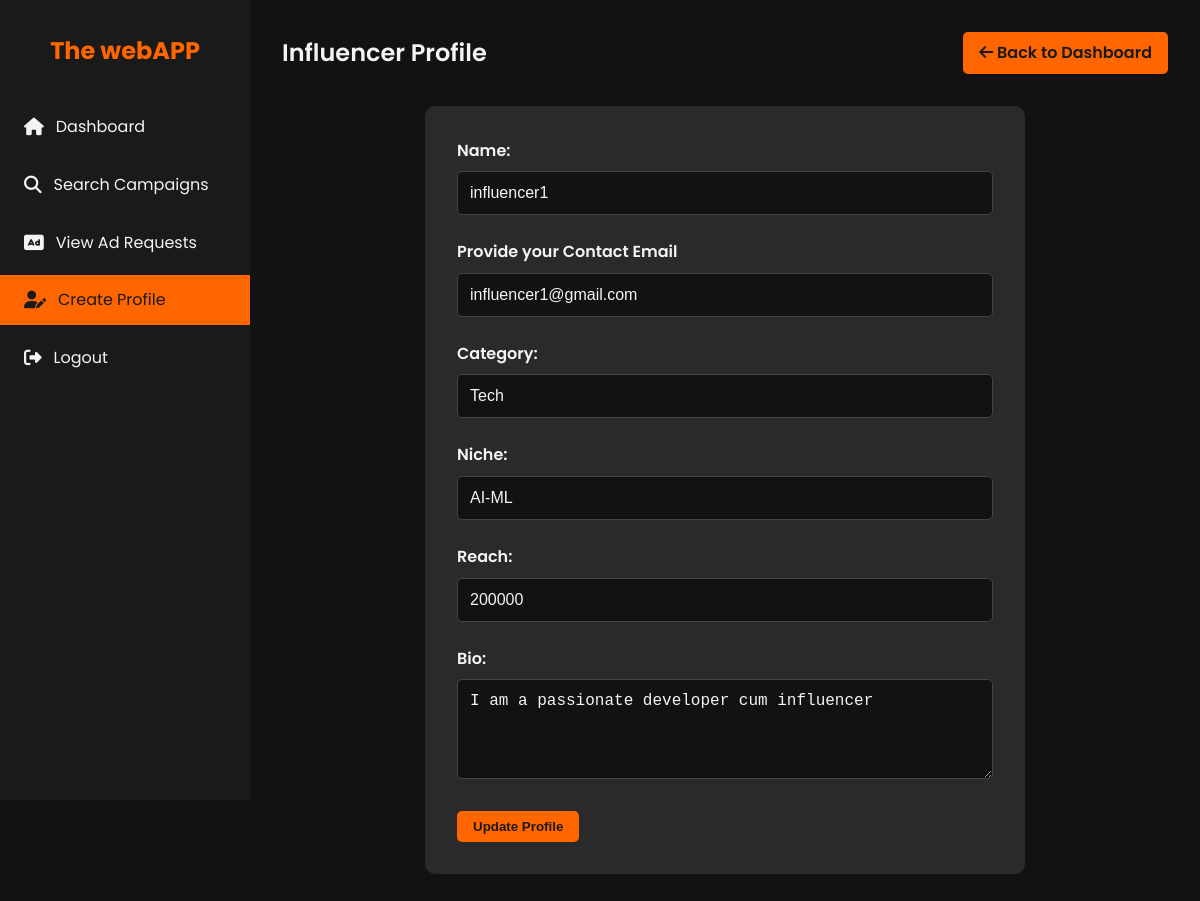
Page /influencer/profile (signed in) on the committed database.
### models.py (models this page shows, shortened)
class Influencer(db.Model):
    id = db.Column(db.Integer, primary_key=True)
    user_id = db.Column(db.Integer, db.ForeignKey('user.id'), nullable=False)
    name= db.Column(db.String(120))
    contact_email= db.Column(db.String(120), nullable=False)
    category = db.Column(db.String(120))
    niche = db.Column(db.String(120))
    is_flagged = db.Column(db.Boolean, default=False)
    reach = db.Column(db.Integer)
    bio = db.Column(db.Text)
    user = db.relationship('User', back_populates='influencer')

### app.py (the view, shortened to what this page needs)
    @app.route('/influencer/profile', methods=['GET', 'POST'])
    @login_required
    @influencer_required
    def influencer_profile():
        influencer = Influencer.query.filter_by(user_id=current_user.id).first()
        if not influencer:
            flash('Influencer profile not found.', 'error')
            return redirect(url_for('home'))
        return render_template('influencer_profile.html', influencer=influencer)

### templates/influencer_profile.html (shortened to what this page needs)
<!DOCTYPE html>
<html lang="en">
<head>
    <link rel="stylesheet" href="https://cdnjs.cloudflare.com/ajax/libs/font-awesome/6.1.1/css/all.min.css">
</head>
<body>
    <div class="dashboard">
        <aside class="sidebar">
            <div class="logo">
                <h1>The webAPP</h1>
            </div>
            <nav>
                <ul class="nav-menu">
                    <li class="nav-item">
                        <a href="{{ url_for('influencer') }}" class="nav-link">
                            <i class="fas fa-home"></i> Dashboard
                        </a>
                    </li>
                    <li class="nav-item">
                        <a href="{{ url_for('search_campaigns') }}" class="nav-link">
                            <i class="fas fa-search"></i> Search Campaigns
                        </a>
                    </li>
                    <li class="nav-item">
                        <a href="{{ url_for('influencer_ad_requests') }}" class="nav-link">
                            <i class="fas fa-ad"></i> View Ad Requests
                        </a>
                    </li>
                    <li class="nav-item">
                        <a href="{{ url_for('influencer_profile') }}" class="nav-link active">
                            <i class="fas fa-user-edit"></i> Create Profile
                        </a>
                    </li>
                    <li class="nav-item">
                        <a href="{{ url_for('logout') }}" class="nav-link">
                            <i class="fas fa-sign-out-alt"></i> Logout
                        </a>
                    </li>
                </ul>
            </nav>
        </aside>
        <main class="main-content">
            <header class="header">
                <h1 class="welcome-text">Influencer Profile</h1>
                <a href="{{ url_for('influencer') }}" class="btn">
                    <i class="fas fa-arrow-left"></i> Back to Dashboard
                </a>
            </header>
            <form action="{{ url_for('influencer_profile') }}" method="post" class="profile-form">
                <div class="form-group">
                    <label for="name">Name:</label>
                    <input type="text" id="name" name="name" value="{{ influencer.name or '' }}" class="form-control">
                </div>
                <div class="form-group">
                    <label for="contact_email">Provide your Contact Email</label>
                    <input type="text" id="contact_email" name="contact_email" value="{{ influencer.contact_email or '' }}" class="form-control">
                </div>
                <div class="form-group">
                    <label for="category">Category:</label>
                    <input type="text" id="category" name="category" value="{{ influencer.category or '' }}" class="form-control">
                </div>
                <div class="form-group">
                    <label for="niche">Niche:</label>
                    <input type="text" id="niche" name="niche" value="{{ influencer.niche or '' }}" class="form-control">
                </div>
                <div class="form-group">
                    <label for="reach">Reach:</label>
                    <input type="number" id="reach" name="reach" value="{{ influencer.reach or '' }}" class="form-control">
                </div>
                <div class="form-group">
                    <label for="bio">Bio:</label>
                    <textarea id="bio" name="bio" rows="4" class="form-control">{{ influencer.bio or '' }}</textarea>
                </div>
                <button type="submit" class="btn">Update Profile</button>
            </form>
        </main>
    </div>
</body>
</html>

### templates/influencer_profile.html (style rules this page uses)
:root { --primary-color: #1a1a1a; --secondary-color: #ff6600; --text-color: #f4f4f4; --bg-color: #121212; --card-bg-color: #2a2a2a; --hover-color: #ff8533; }
* { margin: 0; padding: 0; box-sizing: border-box; }
body { font-family: 'Poppins', sans-serif; line-height: 1.6; color: var(--text-color); background-color: var(--bg-color); }
.dashboard { display: flex; min-height: 100vh; }
.sidebar { width: 250px; background-color: var(--primary-color); padding: 2rem 0; position: fixed; height: 100vh; overflow-y: auto; }
.logo { text-align: center; margin-bottom: 2rem; }
.logo h1 { color: var(--secondary-color); font-size: 1.5rem; }
.nav-menu { list-style-type: none; }
.nav-item { margin-bottom: 0.5rem; }
.nav-link { display: flex; align-items: center; padding: 0.75rem 1.5rem; color: var(--text-color); text-decoration: none; transition: all 0.3s ease; }
.nav-link:hover, .nav-link.active { background-color: var(--secondary-color); color: var(--primary-color); }
.nav-link i { margin-right: 0.75rem; font-size: 1.1rem; }
.main-content { flex-grow: 1; margin-left: 250px; padding: 2rem; }
.header { display: flex; justify-content: space-between; align-items: center; margin-bottom: 2rem; }
.welcome-text { font-size: 1.5rem; font-weight: 600; }
.btn { background-color: var(--secondary-color); color: var(--primary-color); padding: 0.5rem 1rem; border: none; border-radius: 5px; cursor: pointer; font-weight: 600; transition: all 0.3s ease; text-decoration: none; display: inline-block; }
.profile-form { background-color: var(--card-bg-color); border-radius: 10px; padding: 2rem; max-width: 600px; margin: 0 auto; }
.form-group { margin-bottom: 1.5rem; }
.form-group label { display: block; margin-bottom: 0.5rem; font-weight: 600; }
.form-control { width: 100%; padding: 0.75rem; border: 1px solid #444; border-radius: 5px; background-color: var(--bg-color); color: var(--text-color); font-size: 1rem; }
textarea.form-control { resize: vertical; min-height: 100px; }

### rows in the picture
Influencer: name "influencer1", contact_email "influencer1@gmail.com", category "Tech", niche "AI-ML", reach "200000", bio "I am a passionate developer cum influencer"
